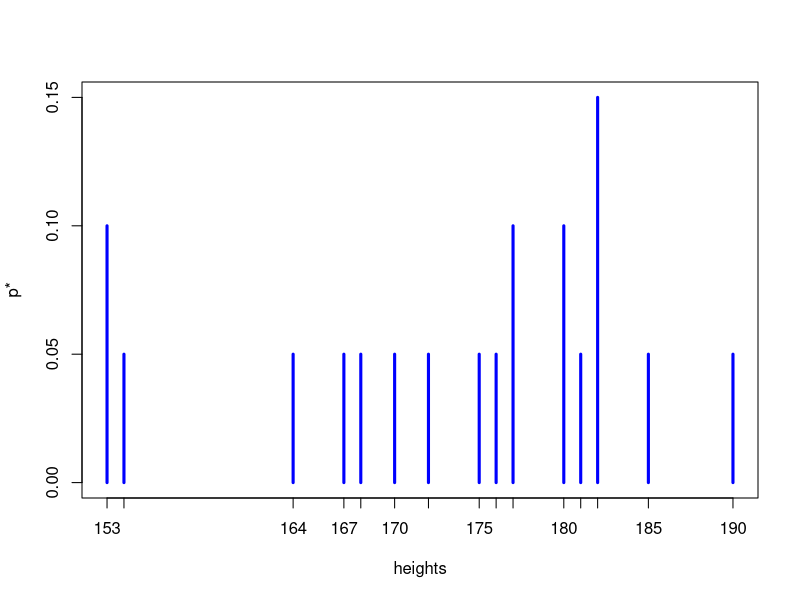
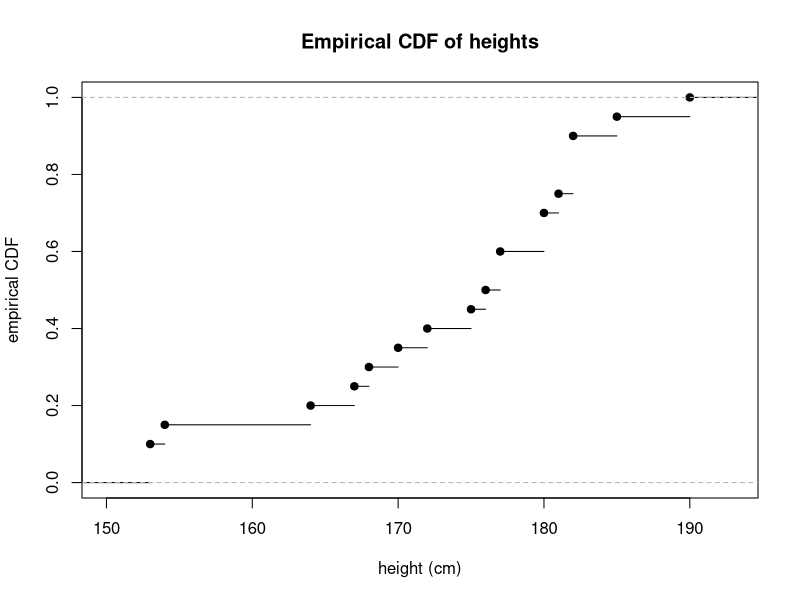

R code for these plots, in order:
## ---- chunk 1
heights <- c(
  180, 182, 182, 181, 164, 180, 154, 153, 177, 190,
  182, 175, 167, 168, 185, 153, 172, 177, 176, 170
)
m <- length(heights)
## ---- chunk 2
table(heights)
emp <- table(heights) / m
emp
plot(emp, lwd = 3, col = "blue", ylab = "p*")
## ---- chunk 3
sample(heights, 30, replace = TRUE)
## ---- chunk 4
emp_exp <- mean(heights)
emp_exp
## ---- chunk 5
Fstar <- ecdf(heights)
plot(Fstar, main = "Empirical CDF of heights",
     xlab = "height (cm)", ylab = "empirical CDF")
